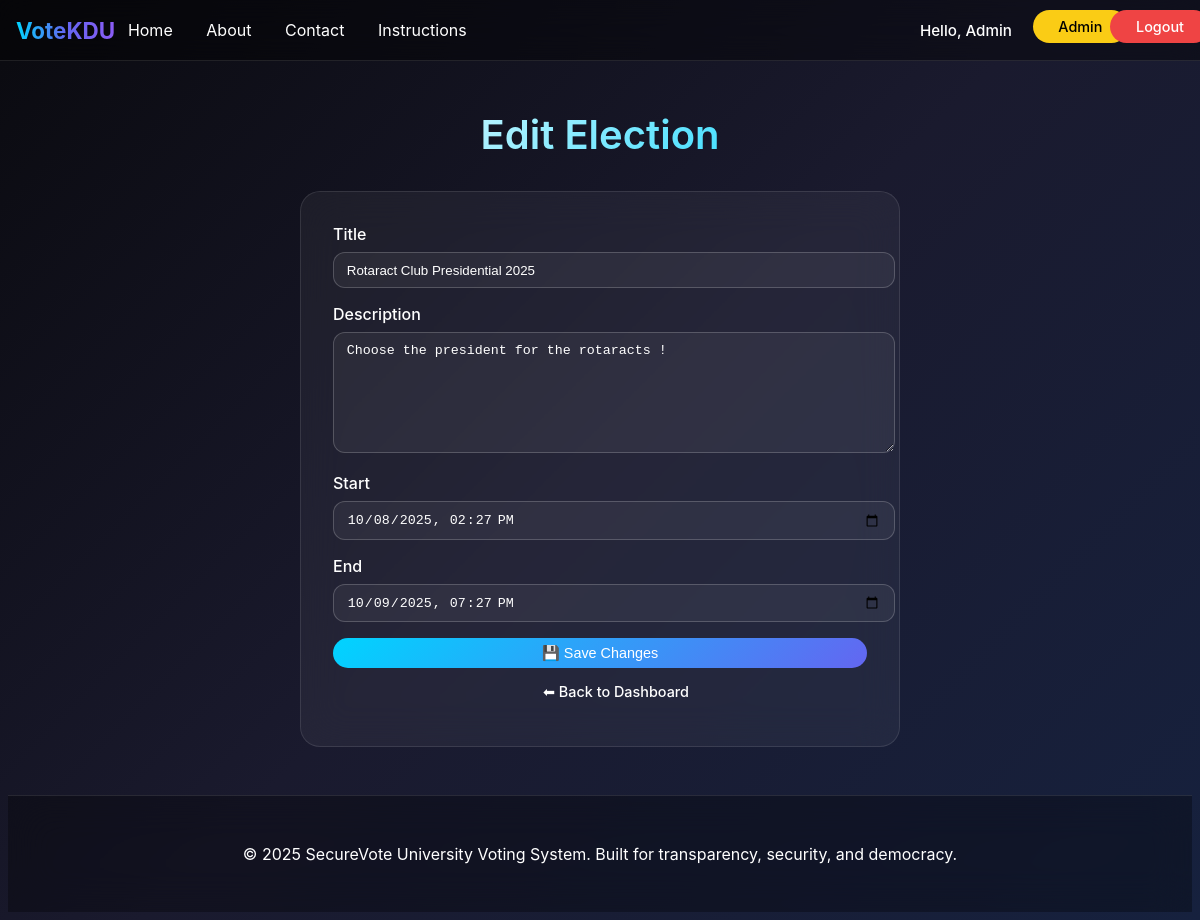
/admin/edit_election.php?id=19 (signed in), run on the app's committed database.
### tables this page shows
CREATE TABLE `elections` (
  `id` int(11) NOT NULL,
  `title` varchar(255) NOT NULL,
  `description` text DEFAULT NULL,
  `start_datetime` datetime NOT NULL,
  `end_datetime` datetime NOT NULL,
  `is_active` tinyint(1) DEFAULT 0,
  `created_by` int(11) NOT NULL,
  `created_at` timestamp NOT NULL DEFAULT current_timestamp()
);

### helpers.php (called while the page is built, shortened)
<?php
function e($s) {
    return htmlspecialchars($s, ENT_QUOTES | ENT_HTML5, 'UTF-8');
}

### admin/edit_election.php (the view, shortened to what this page needs)
<?php
require_once __DIR__ . '/../init.php';
$id = intval($_GET['id'] ?? 0);
$stmt = $pdo->prepare("SELECT * FROM elections WHERE id = ?");
$stmt->execute([$id]);
$e = $stmt->fetch();
?>
<!doctype html>
<html lang="en">
<head>
  <link href="/club_voting/assets/css/style.css" rel="stylesheet">
</head>
<body>
<div id="tsparticles"></div>
<?php include __DIR__ . '/../_nav.php'; ?>
<div class="container">
  <h1 class="page-header">Edit Election</h1>
  <div class="card-glass">
    <form method="post">
      <label>Title</label>
      <input name="title" type="text" value="<?= e($e['title']) ?>" required>
      <label>Description</label>
      <textarea name="description"><?= e($e['description']) ?></textarea>
      <label>Start</label>
      <input type="datetime-local" name="start_datetime"
             value="<?= e(date('Y-m-d\TH:i', strtotime($e['start_datetime']))) ?>" required>
      <label>End</label>
      <input type="datetime-local" name="end_datetime"
             value="<?= e(date('Y-m-d\TH:i', strtotime($e['end_datetime']))) ?>" required>
      <button class="btn btn-primary">💾 Save Changes</button>
      <a href="/club_voting/admin/dashboard.php" class="btn btn-outline-light">⬅ Back to Dashboard</a>
    </form>
  </div>
</div>
<footer class="footer">
  <p>&copy; 2025 SecureVote University Voting System. Built for transparency, security, and democracy.</p>
</footer>
</body>
</html>

### assets/css/style.css (style rules this page uses)
body { font-family: 'Poppins', sans-serif; background-color: var(--votekdu-light-gray); color: #333; padding-top: 80px; }
h1, h2, h3, h4, h5, h6 { font-weight: 600; }
.footer { padding: 20px 0; text-align:center; color:#777; }

### admin/edit_election.php (style rules this page uses)
body { font-family: 'Inter', sans-serif; background: linear-gradient(135deg, #0a0a0f 0%, #1a1a2e 50%, #16213e 100%); color: #fff; min-height: 100vh; overflow-x: hidden; }
#tsparticles { position: fixed; top: 0; left: 0; width: 100%; height: 100%; z-index: 0; pointer-events: none; }
.container { position: relative; z-index: 1; max-width: 600px; margin: 2rem auto; padding: 0 1rem; }
.page-header { text-align: center; font-size: 2.5rem; margin-bottom: 2rem; background: linear-gradient(135deg, #ffffff, #00d4ff); -webkit-background-clip: text; -webkit-text-fill-color: transparent; }
.card-glass { background: rgba(255,255,255,0.05); backdrop-filter: blur(20px); border: 1px solid rgba(255,255,255,0.1); border-radius: 20px; padding: 2rem; transition: all 0.3s ease; margin-bottom: 2rem; }
label { color: #fff; font-weight: 500; display: block; margin-bottom: 0.5rem; }
input[type="text"], textarea, input[type="datetime-local"] { width: 100%; padding: 0.6rem 0.8rem; border-radius: 12px; border: 1px solid rgba(255,255,255,0.2); background: rgba(255,255,255,0.05); color: #fff; margin-bottom: 1rem; outline: none; transition: all 0.3s ease; }
textarea { resize: vertical; min-height: 100px; }
.btn { padding: 0.6rem 1rem; border-radius: 50px; font-weight: 500; text-decoration: none; display: inline-block; transition: all 0.3s ease; margin-bottom: 0.5rem; cursor: pointer; border: none; color: #fff; text-align: center; width: 100%; }
.btn-primary { background: linear-gradient(135deg, #00d4ff, #6366f1); }
.btn-outline-light { border: 1px solid #fff; background: transparent; }
.footer { background: rgba(0, 0, 0, 0.3); backdrop-filter: blur(20px); border-top: 1px solid rgba(255, 255, 255, 0.1); padding: 2rem; text-align: center; margin-top: 3rem; color: #fff; }

### _nav.php (style rules this page uses)
body { padding-top: 70px; }
.btn { display: inline-block; padding: 0.4rem 1rem; border-radius: 20px; font-weight: 500; text-decoration:none; transition: all 0.3s ease; border: none; cursor: pointer; font-size: 0.9rem; white-space: nowrap; }

### data on the page
elections: title "Rotaract Club Presidential 2025", description "Choose the president for the rotaracts !", start_datetime "10/08/2025 14:27", end_datetime "10/09/2025 19:27"

### other printed values
$u['name'] "Admin"
